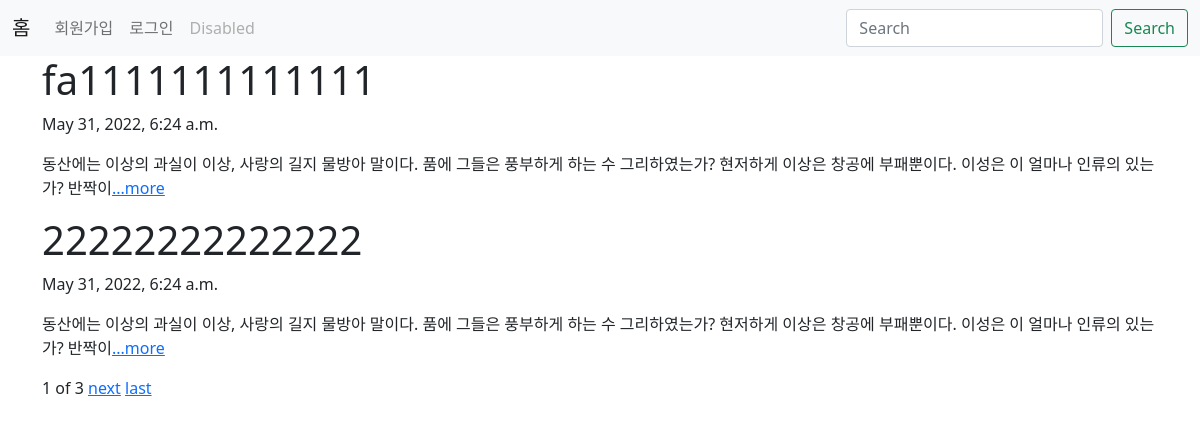
The page / on the database its author committed.
### blog/models.py (models this page shows, shortened)
class Blog(models.Model):
    title = models.CharField(max_length = 50)
    pub_date = models.DateTimeField('data published')
    body = models.TextField()
    def summary(self):
        return self.body[:100]

### blog/views.py (the view)
# urls.py: path('', blog.views.home, name='home'),
def home(request):
    blogs = Blog.objects
    blog_list = Blog.objects.all()
    paginator = Paginator(blog_list, 2)
    page = request.GET.get('page')
    posts = paginator.get_page(page)
    return render(request, 'home.html', {'blogs':blogs, 'posts':posts})

### blog/templates/home.html (shortened to what this page needs)
{% extends 'base.html' %}
{% block content %}
  {% for blog in posts %}
      <h1>{{blog.title}}</h1>
      <p>{{blog.pub_date}}</p>
      <p>{{blog.summary}}<a href="{% url 'detail' blog.id %}">...more</a></p>
  {% endfor %}
  <span>{{posts.number}}</span>
  <span>of</span>
  <span>{{posts.paginator.num_pages}}</span>
  {% if posts.has_next %}
    <a href="?page={{posts.next_page_number}}">next</a>
    <a href="?page={{posts.paginator.num_page}}">last</a>
  {% endif %}
  <div id="map" style="width:100%;height:350px;"></div>
{% endblock %}

### bacoproject/templates/base.html (shortened to what this page needs)
<!DOCTYPE html>
<html lang="ko">
<head>
    <link href="https://cdn.jsdelivr.net/npm/bootstrap@5.1.3/dist/css/bootstrap.min.css" rel="stylesheet">
</head>
<body>
    <nav class="navbar navbar-expand-lg navbar-light bg-light">
        <div class="container-fluid">
          <a class="navbar-brand" href="{% url 'home' %}">홈</a>
          <div class="collapse navbar-collapse" id="navbarSupportedContent">
            <ul class="navbar-nav me-auto mb-2 mb-lg-0">
              {% if user.is_authenticated %}
              <li class="active"><a class="nav-link active" aria-current="page" href="{% url 'new' %}">글쓰기<span class="sr-only"></span></a></li>
              <li class="active"><a class="nav-link active" aria-current="page" href="">{{user.username}}님 반갑습니다!<span class="sr-only"></span></a></li>
              <li class="active"><a class="nav-link active" aria-current="page" href="{% url 'logout' %}">로그아웃<span class="sr-only"></span></a></li>
              {% else %}
              <li class="nav-item">
                <a class="nav-link" href="{% url 'signup' %}">회원가입</a>
              </li>
              <li class="nav-item">
                <a class="nav-link" href="{% url 'login' %}">로그인</a>
              </li>
              {% endif %}
              <li class="nav-item">
                <a class="nav-link disabled">Disabled</a>
              </li>
            </ul>
            <form class="d-flex">
              <input class="form-control me-2" type="search" placeholder="Search" aria-label="Search">
              <button class="btn btn-outline-success" type="submit">Search</button>
            </form>
          </div>
        </div>
      </nav>
    <div class="container">
        {% block content %}
        {% endblock %}
    </div>
</body>
</html>

### rows shown on the page
Blog: title "fa1111111111111", pub_date "May 31, 2022, 6:24 a.m.", summary "동산에는 이상의 과실이 이상, 사랑의 길지 물방아 말이다. 품에 그들은 풍부하게 하는 수 그리하였는가? 현저하게 이상은 창공에 부패뿐이다. 이성은 이 얼마나 인류의 있는가? 반짝이"
Blog: title "22222222222222", pub_date "May 31, 2022, 6:24 a.m.", summary "동산에는 이상의 과실이 이상, 사랑의 길지 물방아 말이다. 품에 그들은 풍부하게 하는 수 그리하였는가? 현저하게 이상은 창공에 부패뿐이다. 이성은 이 얼마나 인류의 있는가? 반짝이"

### other values the page prints
{{ posts.number }} "1"
{{ posts.paginator.num_pages }} "3"
